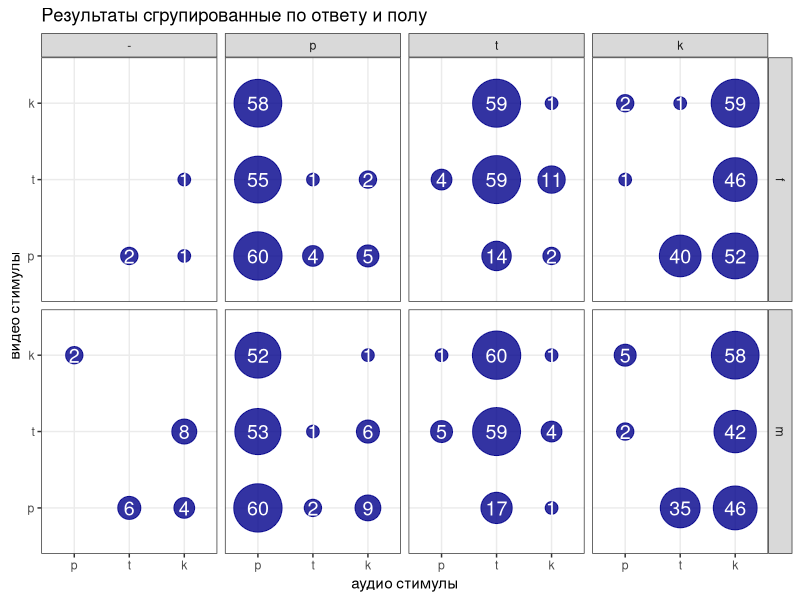
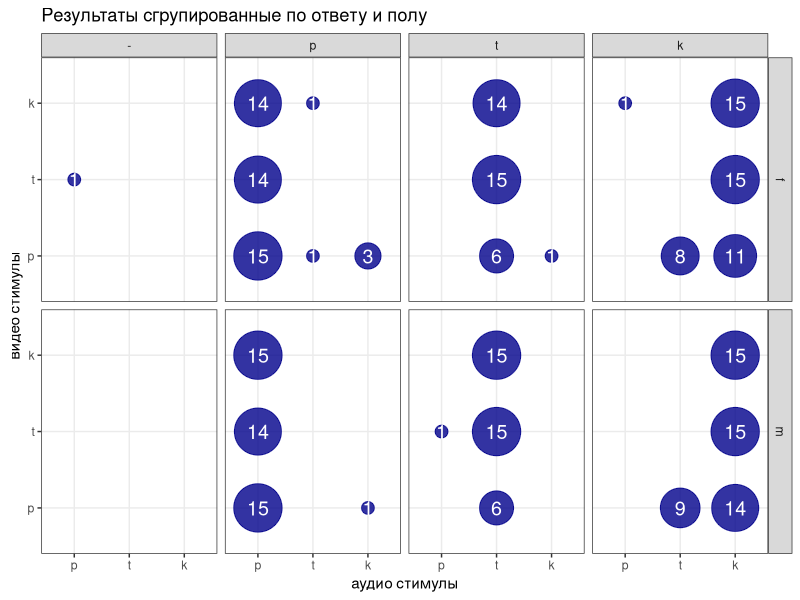

Here is the R script that generated these plots, in order:
## ---- chunk 1
knitr::opts_chunk$set(message = FALSE)
## ---- chunk 2
library(tidyverse)
## ---- chunk 3
my_df <- read_csv2("../data/final results.csv")
head(my_df)
## ---- chunk 4
my_df$example.audio <- factor(my_df$example.audio, levels = c("p", "t", "k"))
my_df$example.video <- factor(my_df$example.video, levels = c("p", "t", "k"))
my_df$answer <- factor(my_df$answer, levels = c("-", "p", "t", "k"))
## ---- chunk 5
my_df %>%
  filter(v_a == "v") %>% 
  count(sex, example.audio, example.video, answer, sort = TRUE) %>% 
  ggplot(aes(example.audio, example.video, size = n))+
  geom_point(aes(size = n), alpha=0.8, color="darkblue", show.legend =FALSE) +
  geom_text(aes(label = n), color="white", size = 5) +
  scale_size(range = c(4,16)) +
  facet_grid(sex~answer)+
  theme_bw()+
  labs(x = "аудио стимулы",
       y = "видео стимулы",
       title = "Результаты сгрупированные по ответу и полу")
## ---- chunk 6
my_df %>%
  filter(v_a == "a") %>% 
  count(sex, example.audio, example.video, answer, sort = TRUE) %>% 
  ggplot(aes(example.audio, example.video, size = n))+
  geom_point(aes(size = n), alpha=0.8, color="darkblue", show.legend =FALSE) +
  geom_text(aes(label = n), color="white", size = 5) +
  scale_size(range = c(4,16)) +
  facet_grid(sex~answer)+
  theme_bw()+
  labs(x = "аудио стимулы",
       y = "видео стимулы",
       title = "Результаты сгрупированные по ответу и полу")
## ---- chunk 7
my_df %>%
  na.omit() %>% 
  count(example.audio, example.video, answer, v_a, sex) %>% 
  spread(key = sex, value = n) %>% 
  mutate(f = ifelse(is.na(f), as.integer(0), f),
         m = ifelse(is.na(m), as.integer(0), m),
         type = paste(example.audio, example.video, answer, v_a)) %>% 
  ungroup() %>% 
  select(type, f, m) ->
  my_df_sex
head(my_df_sex)
## ---- chunk 8
fisher.test(my_df_sex[, -1], simulate.p.value=TRUE,B=1e7)
## ---- chunk 9
my_df %>%
  na.omit() %>% 
  count(example.audio, example.video, answer, v_a) %>% 
  spread(key = v_a, value = n) %>% 
  mutate(v = ifelse(is.na(v), as.integer(0), v),
         a = ifelse(is.na(a), as.integer(0), a),
         type = paste(example.audio, example.video, answer)) %>% 
  ungroup() %>% 
  select(type, v, a) ->
  my_df_v_a
head(my_df_v_a)
## ---- chunk 10
fisher.test(my_df_v_a[, -1], simulate.p.value=TRUE,B=1e7)
## ---- chunk 11
my_df <- read_csv2("../data/final results.csv")
my_df %>%
  na.omit() %>% 
  count(example.audio, example.video, answer) %>% 
  filter(example.audio != example.video) %>% 
  mutate(answer = ifelse(example.audio == answer, "eq_a", answer),
         answer = ifelse(example.video == answer, "eq_v", answer)) %>% 
  filter(answer == "eq_a"|answer == "eq_v") %>% 
  spread(key = answer, value = n) ->
  my_df_equalities
head(my_df_equalities)
## ---- chunk 12
my_df %>%
  na.omit() %>% 
  count(example.audio, example.video, answer, order) %>% 
  spread(key = order, value = n) %>% 
  mutate(`1` = ifelse(is.na(`1`), as.integer(0), `1`),
         `2` = ifelse(is.na(`2`), as.integer(0), `2`),
         `3` = ifelse(is.na(`3`), as.integer(0), `3`),
         type = paste(example.audio, example.video, answer)) %>% 
  ungroup() %>% 
  select(type, `1`, `2`, `3`) ->
  my_df_groups
head(my_df_groups)
## ---- chunk 13
fisher.test(my_df_groups[, -1], simulate.p.value=TRUE,B=1e7)
